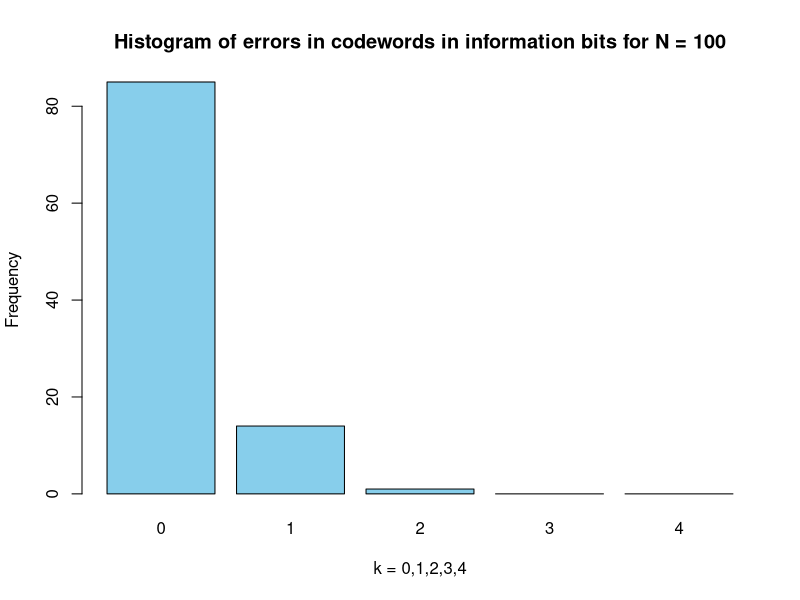
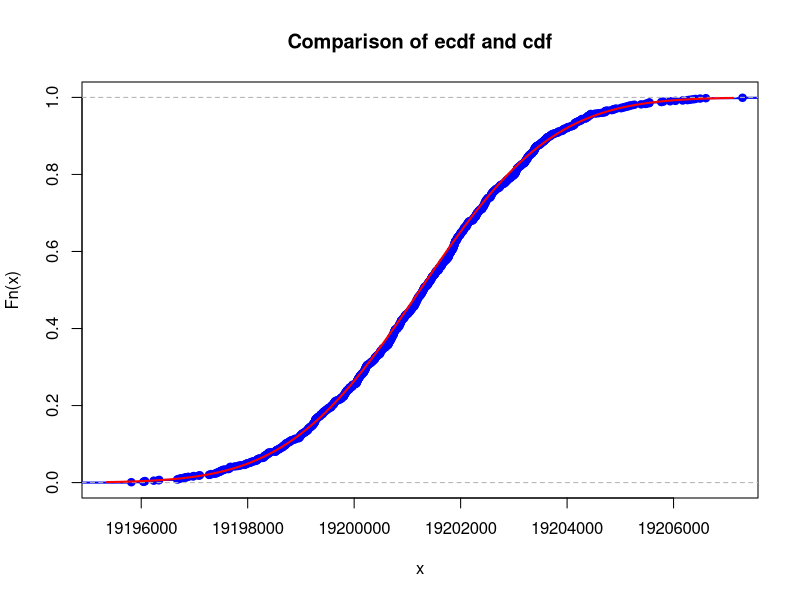
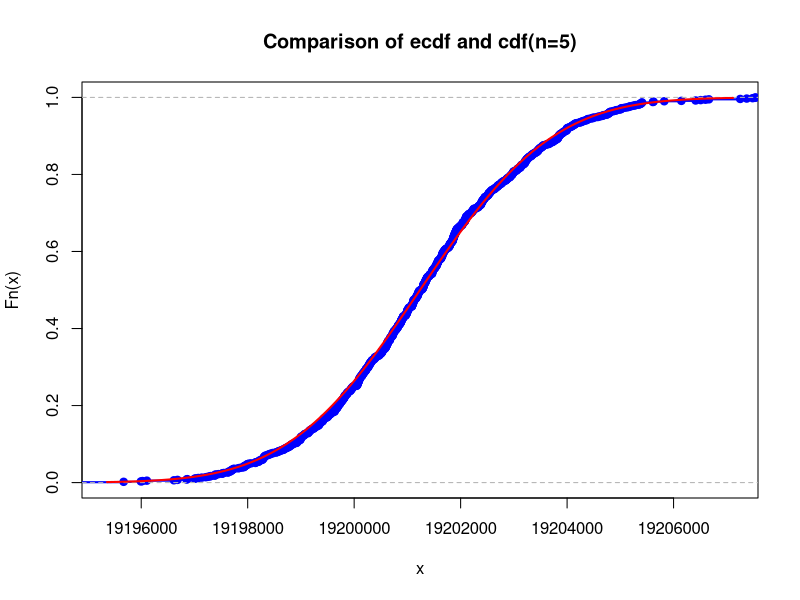
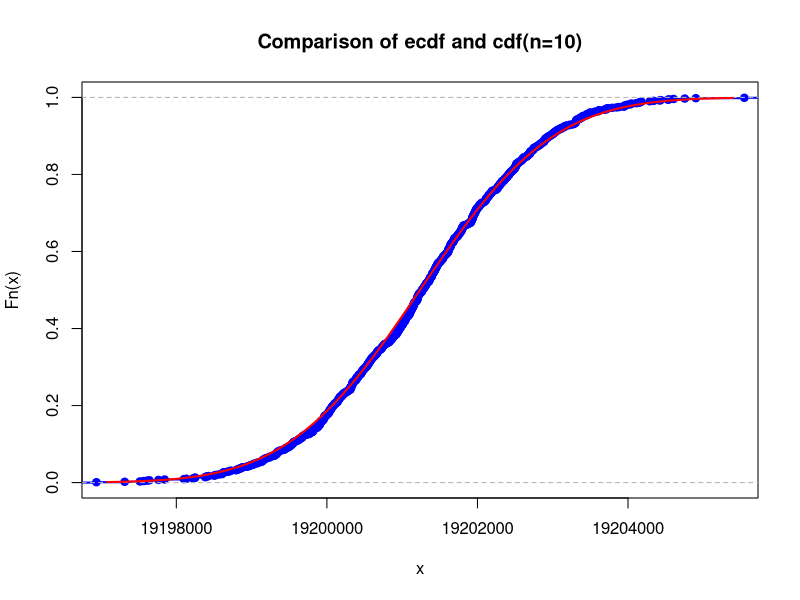
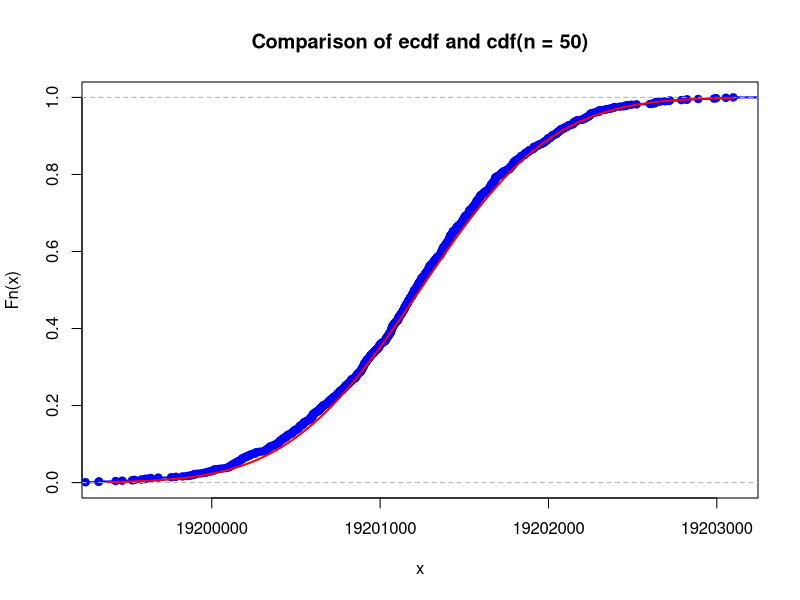
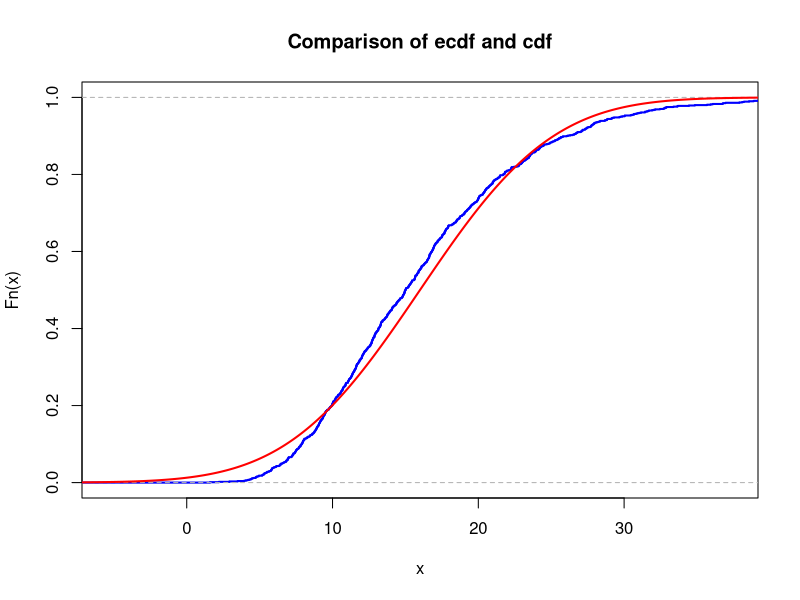
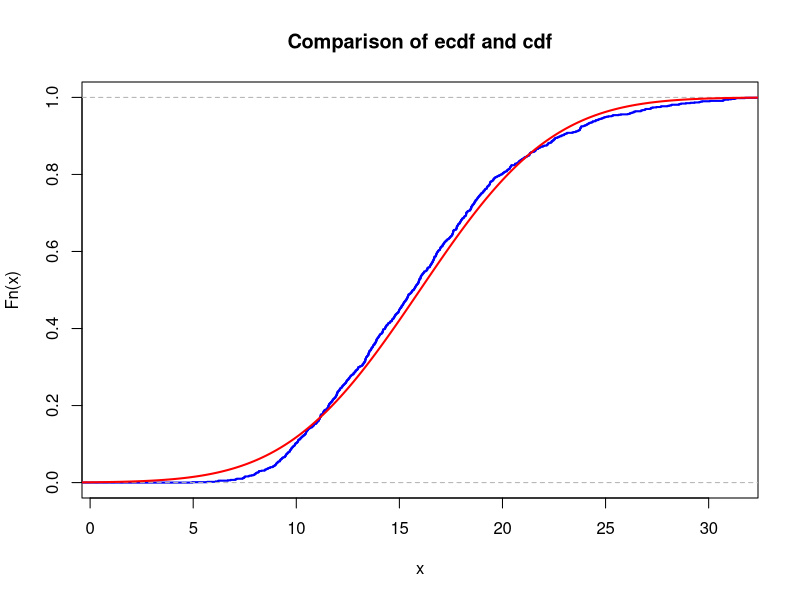
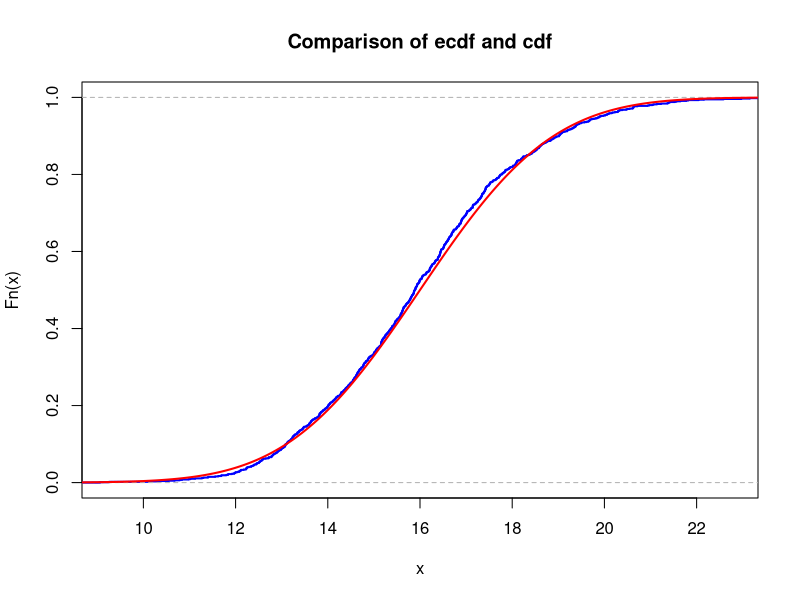

Reproduce these figures in R, in order.
## ---- chunk 1
set.seed(6)
## ---- chunk 2
# your team id number 
                          ###
id <- 6                ### Change to the correct id!
                          ###
#set.seed(id)
p <- id/100
# matrices G and H
G <- matrix(c(1, 1, 1, 0, 0, 0, 0,
		1, 0, 0, 1, 1, 0, 0,
		0, 1, 0, 1, 0, 1, 0,
		1, 1, 0, 1, 0, 0, 1), nrow = 4, byrow = TRUE)
H <- t(matrix(c(1, 0, 1, 0, 1, 0, 1,
		0, 1, 1, 0, 0, 1, 1,
		0, 0, 0, 1, 1, 1, 1), nrow = 3, byrow = TRUE))
# cat("The matrix G is: \n") 
#G  
#cat("The matrix H is: \n") 
#H
#cat("The product GH must be zero: \n")
#(G%*%H) %%2
## ---- chunk 3
# generate N messages
N<-100
message_generator <- function(N) {
  matrix(sample(c(0,1), 4*N, replace = TRUE), nrow = N)
}  
messages <- message_generator(100)
codewords <- (messages %*% G) %% 2
## ---- chunk 4
#  errors <- ...
errors_generator <- function(N, p) {
  matrix(sample(c(0, 1), 7 * N, replace = TRUE, prob = c(1 - p, p)), nrow = N)
}
#  received <-   
errors <- errors_generator(100, p)
received_messages <- (codewords + errors) %%2
# Detect the errors (multiply on H)
syndrome <- received_messages %*% H %% 2
## ---- chunk 5
successes <- 0
err_num <- numeric(5)

# Correct the errors
for (i in 1:100) {
  codewords_main <- codewords[, c(3, 5, 6, 7)]
  received_main <- received_messages[, c(3, 5, 6, 7)]
  count = sum(codewords_main[i, ] != received_main[i, ])
  err_num[count + 1] <- err_num[count + 1] + 1
  if (all(syndrome[i, ] == c(0,0,0))) {
    successes <- successes+1
  } else {
    ind <- sum(syndrome[i, ] * c(1, 2, 4))
    received_messages[i, ind] <- 1-received_messages[i, ind]
    if (received_messages[i, 3] == codewords[i, 3] && received_messages[i, 5] == codewords[i, 5] && received_messages[i, 7] == codewords[i, 7] && received_messages[i, 6] == codewords[i, 6]) {
      successes <- successes + 1
    }
  }
  
}
cat("Number of succeses:", successes, "\n")
cat("Number of errors 0,1,2,3,4: ", err_num, "\n")
## ---- chunk 6
#practical value of probabilty, which we will later compare with the actual 
hat_p <- successes/100
hat_p
## ---- chunk 7
# Calculate the standard deviation of the estimate
se <- sqrt(hat_p * (1 - hat_p) / N)

# Calculate the half-length of the confidence interval
epsilon <- 1.96 * se
p_star <- 0.329417

cat("we will have epsilon: ", epsilon, "\n")
cat("intervals will be: (", p_star-epsilon, ",", p_star+epsilon, ")\n")

# Calculate the required sample size to guarantee that epsilon <= 0.03
N_required <- 1.96^2 * p_star * (1-p_star) / 0.03^2

cat("N required: ", ceiling(N_required))


x_values <- 0:4
barplot(err_num, names.arg = x_values, xlab = "k = 0,1,2,3,4", ylab = "Frequency", main = "Histogram of errors in codewords in information bits for N = 100", col = "skyblue")
## ---- chunk 8
# Parameters
lambda <- log(2)/(30.1*365*24*60*60)
m <- 6 * 10^(-6)
Na <- 6 * 10^23
mmol <- 136.907
N <- m * Na/mmol
mu <- N * lambda
K <- 1e3
n <- 5
#Calculating sample means
sample_means <- colMeans(matrix(rpois(n*K, lambda = mu), nrow=n))
## ---- chunk 9
# Approximating Normal distribution parameters
mu <- mu
sigma <- sqrt(mu/n)
## ---- chunk 10
xlims <- c(mu-3*sigma,mu+3*sigma)
Fs <- ecdf(sample_means)
plot(Fs, 
     xlim = xlims, 
     ylim = c(0,1),
     col = "blue",
     lwd = 2,
     main = "Comparison of ecdf and cdf")
curve(pnorm(x, mean = mu, sd = sigma), col = "red", lwd = 2, add = TRUE)
## ---- chunk 11
K <- 1000
sample_means <- colMeans(matrix(rpois(n*K, lambda = mu), nrow=n))
Fs <- ecdf(sample_means)
#Plotting cdf and ecdf for n =5
xlims <- c(mu-3*sigma,mu+3*sigma)
plot(Fs, 
     xlim = xlims, 
     ylim = c(0,1),
     col = "blue",
     lwd = 2,
     main = "Comparison of ecdf and cdf(n=5)")
curve(pnorm(x, mean = mu, sd = sigma), col = "red", lwd = 2, add = TRUE)


## ---- chunk 12

#Calculating maximal difference for n = 5
Fs <- ecdf(sample_means)

t <- seq(mu - 3*sigma, mu + 3*sigma, length.out = 200)

Fs_values <- Fs(t)
Fz_values <- pnorm(t, mean = mu, sd = sigma)

max_diff <- max(abs(Fs_values - Fz_values))

cat("Maximal difference:", max_diff, "\n")

## ---- chunk 13
# Plotting cdf and ecdf for n = 10
n <- 10
K <- 1000
mu <- N * lambda
sigma <- sqrt(mu/n)
sample_means <- colMeans(matrix(rpois(n*K, lambda = mu), nrow=n))
Fs <- ecdf(sample_means)

xlims <- c(mu-3*sigma,mu+3*sigma)
plot(Fs, 
     xlim = xlims, 
     ylim = c(0,1),
     col = "blue",
     lwd = 2,
     main = "Comparison of ecdf and cdf(n=10)")
curve(pnorm(x, mean = mu, sd = sigma), col = "red", lwd = 2, add = TRUE)


## ---- chunk 14
#Calculating maximal difference for n = 10
Fs <- ecdf(sample_means)

t <- seq(mu - 3*sigma, mu + 3*sigma, length.out = 200)

Fs_values <- Fs(t)
Fz_values <- pnorm(t, mean = mu, sd = sigma)

max_diff <- max(abs(Fs_values - Fz_values))

cat("Maximal difference:", max_diff, "\n")
## ---- chunk 15
# Plotting cdf and ecdf for n = 50
n <- 50
K <- 1000
mu <- N * lambda
sigma <- sqrt(mu/n)
sample_means <- colMeans(matrix(rpois(n*K, lambda = mu), nrow=n))
Fs <- ecdf(sample_means)

xlims <- c(mu-3*sigma,mu+3*sigma)
plot(Fs, 
     xlim = xlims, 
     ylim = c(0,1),
     col = "blue",
     lwd = 2,
     main = "Comparison of ecdf and cdf(n = 50)")
curve(pnorm(x, mean = mu, sd = sigma), col = "red", lwd = 2, add = TRUE)


## ---- chunk 16
#Calculating maximal difference for n = 50
Fs <- ecdf(sample_means)

t <- seq(mu - 3*sigma, mu + 3*sigma, length.out = 200)

Fs_values <- Fs(t)
Fz_values <- pnorm(t, mean = mu, sd = sigma)

max_diff <- max(abs(Fs_values - Fz_values))

cat("Maximal difference:", max_diff, "\n")

## ---- chunk 17
#Calculating Markov bound
a <- 8e8
n_markov_bound <- (0.05 * a) / mu
n_markov_max <- floor(n_markov_bound)
cat("Markov: n < ", n_markov_bound, "; largest integer n =", n_markov_max, "\n")

## ---- chunk 18
#Calculating Chernoff bound
chernoff_bound_for_lambda <- function(lam) {
  # Exponent of the bound
  h <- function(t) (-t * a + lam * (exp(t) - 1))
  # Minimizing the exponent
  opt <- optimize(h, interval = c(1e-12, 10))
  min_exp <- opt$objective
  # Calculating the bound
  bound <- exp(min_exp)
  return(bound)
}
# Setting bounds
max_n_try <- 200
cher_max_n <- NA
cher_bounds <- numeric(max_n_try)
# Iterating until we find the bound or until the number of trials is exceeded
for (n in 1:max_n_try) {
  lam_n <- n * mu
  b <- chernoff_bound_for_lambda(lam_n)
  cher_bounds[n] <- b
  if (b < 0.05) cher_max_n <- n
}

cat("Chernoff: largest n with bound < 0.05  = ", cher_max_n, "\n")

## ---- chunk 19
Phi <- function(z) pnorm(z)
target <- 0.95
# Helper function
gfun <- function(lam) {
  z <- (a - lam) / sqrt(lam)
  return(pnorm(z) - target)
}
# Setting bounds
lo <- a * 0.9
hi <- a * 0.9999999
if (gfun(lo) < 0) {
  lo <- a * 0.5
}
# Finding lambda
res_clt <- uniroot(gfun, lower = lo, upper = hi, tol = 1e-12, maxiter = 200)
lambda_clt <- res_clt$root
# Convering lambda to n
n_clt_exact <- lambda_clt / mu
n_clt_max <- floor(n_clt_exact)
cat(sprintf("CLT: lambda ~= %.6e, n ~= %.6f -> largest integer n = %d\n",
            lambda_clt, n_clt_exact, n_clt_max))

## ---- chunk 20
# Setting upper bound
upper_bound <- (ceiling(a / mu) + 10)
found_n_exact <- NA
#Iterating until we find the bound or until we reach upper bound
for (n in 1:upper_bound) {
  lam_n <- n * mu
  # Calculating probability
  p_less <- ppois(a - 1, lambda = lam_n)
  # Checking if it satisfies the condition
  if (p_less > 0.95) {
    found_n_exact <- n
  } else {
    if (!is.na(found_n_exact)) break
  }
}
if (is.na(found_n_exact)) {
  cat("No n <= ", upper_bound, " satisfied P(S_n < a) > ", 0.95, "\n", sep = "")
} else {
  cat("Poisson CDF: largest integer n with P(S_n < a) > ", 0.95, " is n = ", found_n_exact, "\n", sep = "")
}
## ---- chunk 21
nu1 <- id + 10
K <- 1e3
n <- 5
sample_means <- colMeans(matrix(rexp(n*K, rate = 1/nu1), nrow=n))
t <- seq(min(sample_means), max(sample_means), length.out = 400)
## ---- chunk 22
mu    <- nu1
sigma <- nu1 / sqrt(n)


prac_cdf <- ecdf(sample_means) # Empirical cdf

Fs <- ecdf(sample_means)
t  <- seq(mu - 4*sigma, mu + 4*sigma, length.out = 400)
Fz <- pnorm(t, mean = mu, sd = sigma)   # Theoretical CDF
## ---- chunk 23
xlims <- c(mu-3*sigma,mu+3*sigma)

plot(Fs,
     xlim = xlims,
     col = "blue",
     lwd = 2,
     main = "Comparison of ecdf and cdf")
lines(t, Fz, col = "red", lwd = 2)





## ---- chunk 24

max_diff <- max(abs(Fs(t) - Fz))
max_diff

## ---- chunk 25

n <- 10
sample_means <- colMeans(matrix(rexp(n*K, rate = 1/nu1), nrow=n))
t <- seq(min(sample_means), max(sample_means), length.out = 400)


mu    <- nu1
sigma <- nu1 / sqrt(n)


prac_cdf <- ecdf(sample_means)

Fs <- ecdf(sample_means)
t  <- seq(mu - 4*sigma, mu + 4*sigma, length.out = 400)
Fz <- pnorm(t, mean = mu, sd = sigma)


xlims <- c(mu-3*sigma,mu+3*sigma)

plot(Fs,
     xlim = xlims,
     col = "blue",
     lwd = 2,
     main = "Comparison of ecdf and cdf")
lines(t, Fz, col = "red", lwd = 2)





## ---- chunk 26

max_diff <- max(abs(Fs(t) - Fz))
max_diff

## ---- chunk 27


n <- 50
sample_means <- colMeans(matrix(rexp(n*K, rate = 1/nu1), nrow=n))
t <- seq(min(sample_means), max(sample_means), length.out = 400)


mu    <- nu1
sigma <- nu1 / sqrt(n)


prac_cdf <- ecdf(sample_means)

Fs <- ecdf(sample_means)
t  <- seq(mu - 4*sigma, mu + 4*sigma, length.out = 400)
Fz <- pnorm(t, mean = mu, sd = sigma)


xlims <- c(mu-3*sigma,mu+3*sigma)

plot(Fs,
     xlim = xlims,
     col = "blue",
     lwd = 2,
     main = "Comparison of ecdf and cdf")
lines(t, Fz, col = "red", lwd = 2)




## ---- chunk 28

max_diff <- max(abs(Fs(t) - Fz))
max_diff

## ---- chunk 29

nu_1 <- id + 10      # base rate for one radioactive sample
N <- 5                    # predicted safe number of samples from previous
nu <- nu_1 * N            # final exponential rate parameter


            
x <- rexp(100, rate = nu) # x1, x2, ..., x100 ~ Exp(nu)


S <- sum(x)


cat("Simulated S (sum of 100 interarrival times):", S, "\n")


## ---- chunk 30

K <- 10000                  # number of repetitions 


             
s <- replicate(K, sum(rexp(100, rate = nu)))


p_safe <- mean(s > 1)


cat("Estimated probability of safety (P(S > 1)):", round(p_safe, 4), "\n")


hist(s, breaks = 50, main = "Distribution of total time until 100th click",
     xlab = "Total time S", col = "skyblue", border = "white")
abline(v = 1, col = "red", lwd = 2, lty = 2)
legend("topright", legend = "Threshold S = 1", col = "red", lty = 2, bty = "n")




## ---- chunk 31
mu <- 6
sigma <- sqrt(2 * 6 + 7)
N <- 100
# Simulating the realization
x_samples <- rnorm(n, mean = mu, sd = sigma)

y_samples <- 1 / x_samples
# Calculating and comparing means
x_bar <- mean(x_samples)

value_1 <- 1 / x_bar

value_2 <- mean(y_samples)

cat("Sample Mean of X:", round(x_bar, 4), "\n")
cat("Value of 1 / X_bar:", round(value_1, 4), "\n")
cat("\n")
cat("Sample Mean of Y:", round(value_2, 4), "\n")
cat("\n")
## ---- chunk 32
lambda <- 2
X <- rexp(100, rate = lambda)
Y <- rexp(100, rate = lambda)
Z <- log(X) + 5

# QQ plots and scatterplots
par(mfrow = c(2, 2))
qqplot(X, Y, main = "QQ Plot: X vs Y")
abline(0, 1, col = "red")

plot(X, Y, main = "Scatterplot: X vs Y",
     xlab = "X", ylab = "Y", col = "blue")

qqplot(X, Z, main = "QQ Plot: X vs Z")
abline(0, 1, col = "red")

plot(X, Z, main = "Scatterplot: X vs Z",
     xlab = "X", ylab = "Z", col = "blue")
## ---- chunk 33
x <- rbinom(n = 100, size = 3, prob = 0.5)

n <- length(x)
mean_manual <- sum(x) / n
var_manual <- sum((x - mean_manual)^2) / (n - 1)

cat("Sample mean  =", mean_manual, "\n")
cat("Sample variance =", var_manual, "\n")

## ---- chunk 34
y <- 0.5 * x - 1
n <- length(y)
mean_y <- sum(y) / n
var_y <- sum((y - mean_y)^2) / (n - 1)

cat("Sample mean of Y =", mean_y, "\n")
cat("Sample variance of Y =", var_y, "\n")
